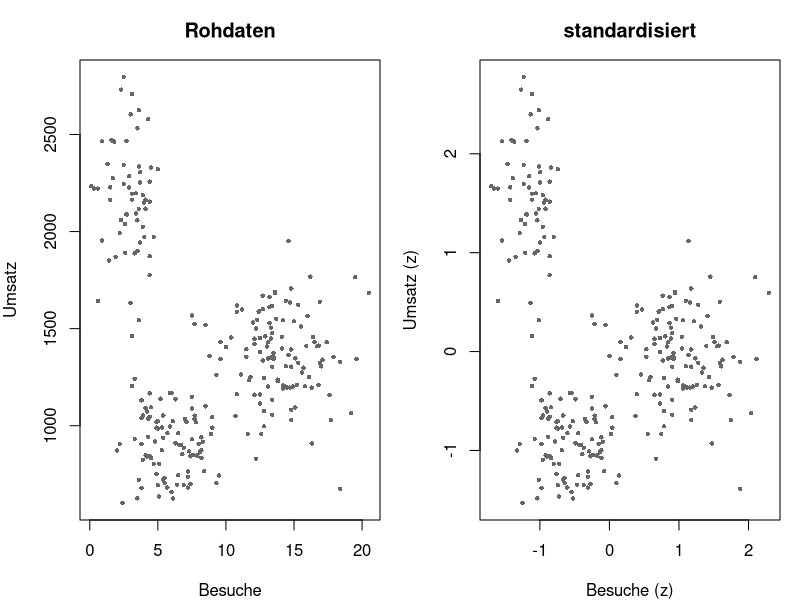
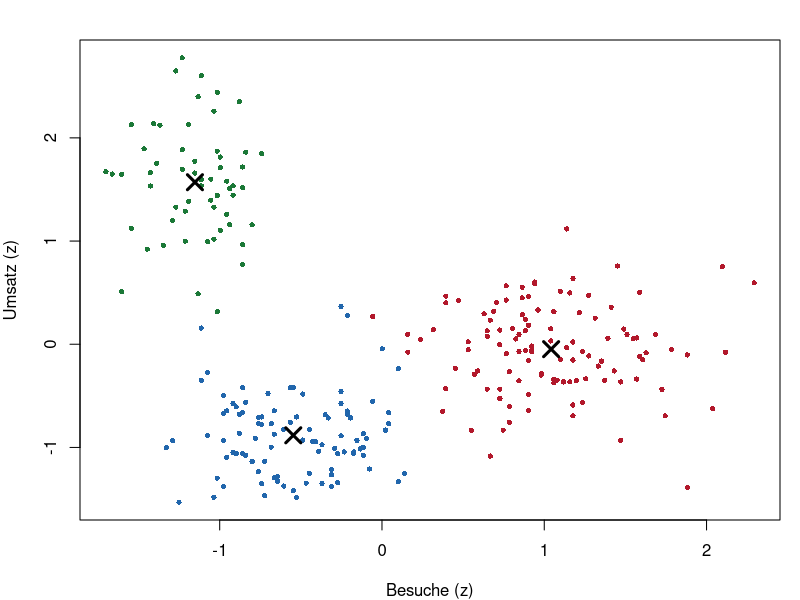
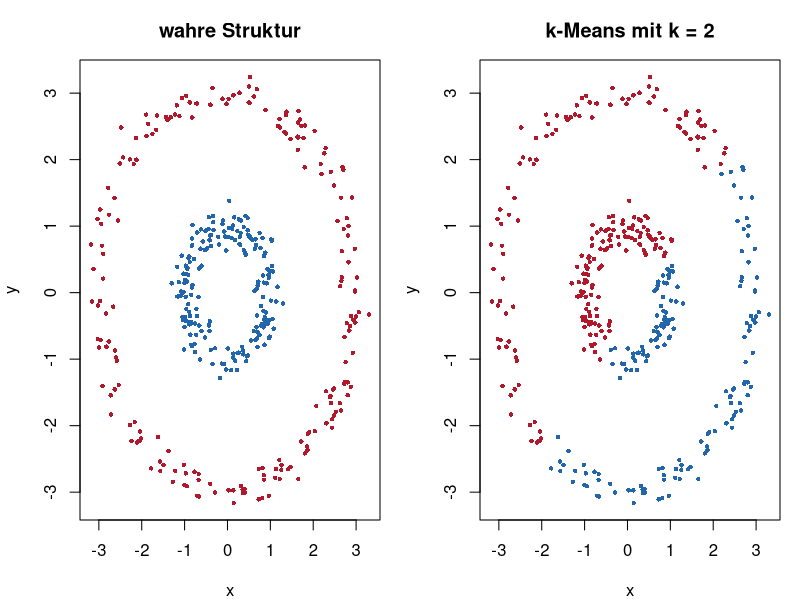

Write the R code that produced these figures, in order.
## ---- chunk 1
#| label: setup-r
#| include: false
# Kundendaten mit drei eingebauten Gruppen, unterschiedlich gross. Die
# Zufallszahlen stammen aus einem einfachen Kongruenzgenerator, damit R und
# Python exakt dieselben Daten sehen.
lehmer <- function(saat, anzahl) {
  s <- saat
  raus <- numeric(anzahl)
  for (k in seq_len(anzahl)) {
    s <- (16807 * s) %% 2147483647
    raus[k] <- s / 2147483647
  }
  raus
}

normalwerte <- function(saat, anzahl, mittel = 0, streuung = 1) {
  mittel + streuung * qnorm(lehmer(saat, anzahl))
}

gleichwerte <- function(saat, anzahl, von, bis) {
  von + (bis - von) * lehmer(saat, anzahl)
}

gruppe_wahr <- rep(c("A", "B", "C"), times = c(120, 90, 60))
kunden <- data.frame(
  besuche = round(c(normalwerte(3001, 120, 14, 2.5),
                    normalwerte(3002, 90, 6, 1.8),
                    normalwerte(3003, 60, 3, 1.2)), 1),
  umsatz  = round(c(normalwerte(4001, 120, 1400, 220),
                    normalwerte(4002, 90, 900, 160),
                    normalwerte(4003, 60, 2200, 300)), 0)
)
## ---- chunk 2
#| label: fig-b1-km-r
#| fig-cap: "Beispiel 1: links die Rohdaten, rechts die standardisierten."
#| fig-height: 3.4
round(apply(kunden, 2, var), 1)

skaliert <- scale(kunden)

par(mfrow = c(1, 2), mar = c(4, 4, 3, 1))
plot(kunden$besuche, kunden$umsatz, pch = 16, cex = 0.6, col = "grey40",
     xlab = "Besuche", ylab = "Umsatz", main = "Rohdaten")
plot(skaliert[, 1], skaliert[, 2], pch = 16, cex = 0.6, col = "grey40",
     xlab = "Besuche (z)", ylab = "Umsatz (z)", main = "standardisiert")
par(mfrow = c(1, 1))

# Was ohne Standardisierung passiert
ohne <- kmeans(kunden, centers = 3, nstart = 25)
round(ohne$centers, 1)
table(ohne = ohne$cluster, eingebaut = gruppe_wahr)
## ---- chunk 3
#| label: fig-b2-km-r
#| fig-cap: "Beispiel 2: gefundene Gruppen mit ihren Zentren (Kreuze)."
km <- kmeans(skaliert, centers = 3, nstart = 25)

km$size
round(km$centers, 3)
round(c(within = km$tot.withinss, between = km$betweenss,
        anteil = km$betweenss / km$totss), 3)

par(mar = c(4, 4, 2, 1))
plot(skaliert[, 1], skaliert[, 2], pch = 16, cex = 0.7,
     col = c("#2166ac", "#b2182b", "#1b7837")[km$cluster],
     xlab = "Besuche (z)", ylab = "Umsatz (z)")
points(km$centers, pch = 4, cex = 2, lwd = 3)

# Zentren zurueck in die Einheiten der Rohdaten
zentren_roh <- t(t(km$centers) * attr(skaliert, "scaled:scale") +
                   attr(skaliert, "scaled:center"))
round(zentren_roh, 1)

table(gefunden = km$cluster, eingebaut = gruppe_wahr)
## ---- chunk 4
#| label: b3-km-r
for (k in 2:6) {
  lauf <- kmeans(skaliert, centers = k, nstart = 25)
  cat("k =", k,
      "| within:", round(lauf$tot.withinss, 1),
      "| Anteil erklaert:", round(lauf$betweenss / lauf$totss, 3),
      "| kleinste Gruppe:", min(lauf$size), "\n")
}
## ---- chunk 5
#| label: b4-km-r
vergleiche <- function(k) {
  werte <- sapply(1:20, function(i) {
    set.seed(i)
    kmeans(skaliert, centers = k, nstart = 1)$tot.withinss
  })
  c(k = k, bester = min(werte), schlechtester = max(werte),
    abstand_prozent = 100 * (max(werte) - min(werte)) / min(werte),
    verschiedene = length(unique(round(werte, 3))))
}

round(rbind(vergleiche(3), vergleiche(5)), 3)

# mit 25 Startwerten
round(c(k3 = kmeans(skaliert, 3, nstart = 25)$tot.withinss,
        k5 = kmeans(skaliert, 5, nstart = 25)$tot.withinss), 3)
## ---- chunk 6
#| label: fig-b5-km-r
#| fig-cap: "Beispiel 5: links die wahre Struktur, rechts die Aufteilung durch k-Means."
#| fig-height: 3.4
winkel <- gleichwerte(777, 400, 0, 2 * pi)
radius <- c(rep(1, 200), rep(3, 200)) + normalwerte(888, 400, 0, 0.15)
ringe <- data.frame(x = radius * cos(winkel), y = radius * sin(winkel))
ring_wahr <- rep(c("innen", "aussen"), each = 200)

km_ringe <- kmeans(scale(ringe), centers = 2, nstart = 25)

par(mfrow = c(1, 2), mar = c(4, 4, 3, 1))
plot(ringe$x, ringe$y, pch = 16, cex = 0.6,
     col = ifelse(ring_wahr == "innen", "#2166ac", "#b2182b"),
     xlab = "x", ylab = "y", main = "wahre Struktur")
plot(ringe$x, ringe$y, pch = 16, cex = 0.6,
     col = c("#2166ac", "#b2182b")[km_ringe$cluster],
     xlab = "x", ylab = "y", main = "k-Means mit k = 2")
par(mfrow = c(1, 1))

table(gefunden = km_ringe$cluster, eingebaut = ring_wahr)
round(km_ringe$betweenss / km_ringe$totss, 3)
